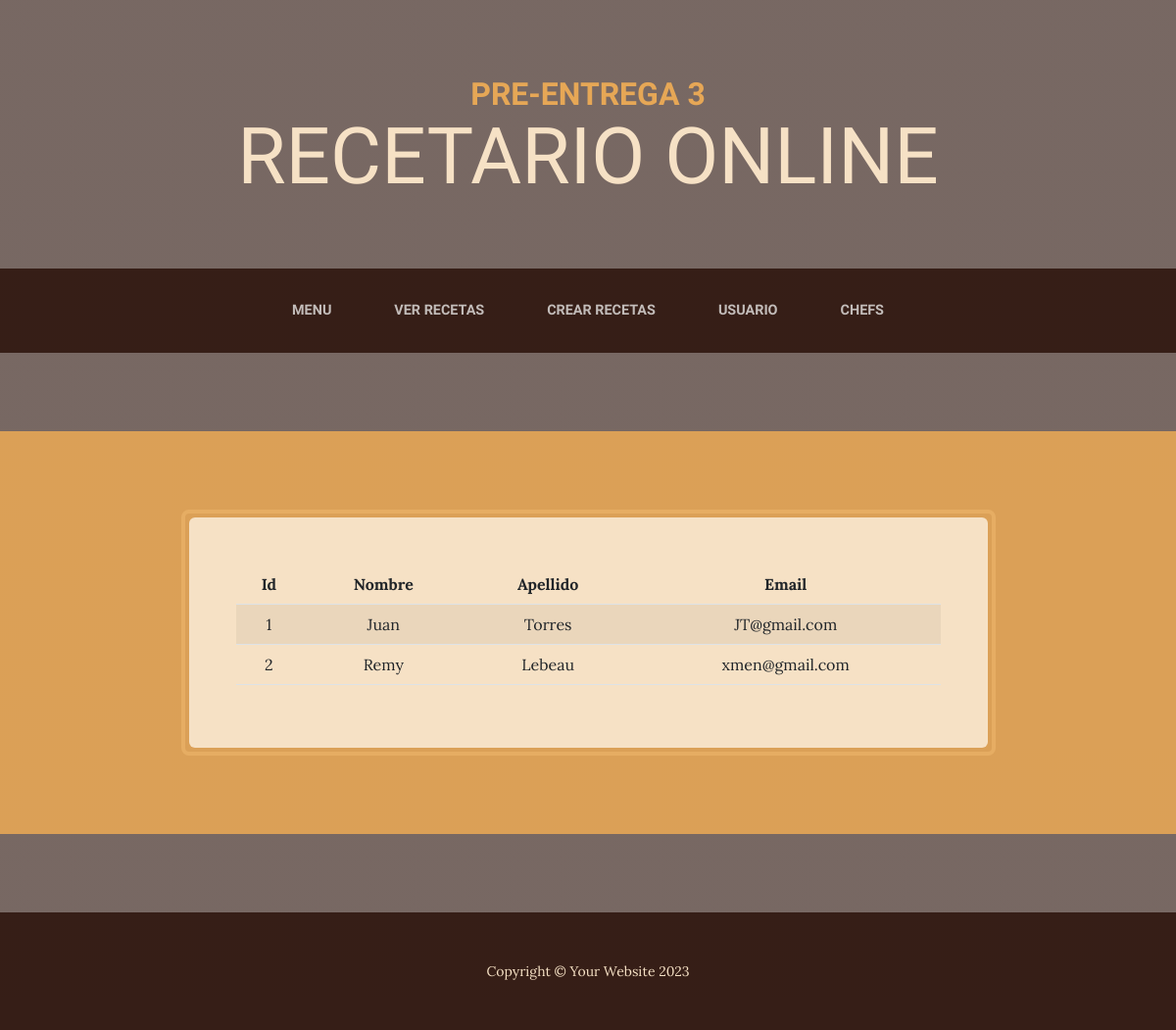
/aplicacion/see_usuarios/, run on an earlier commit of the app's database.
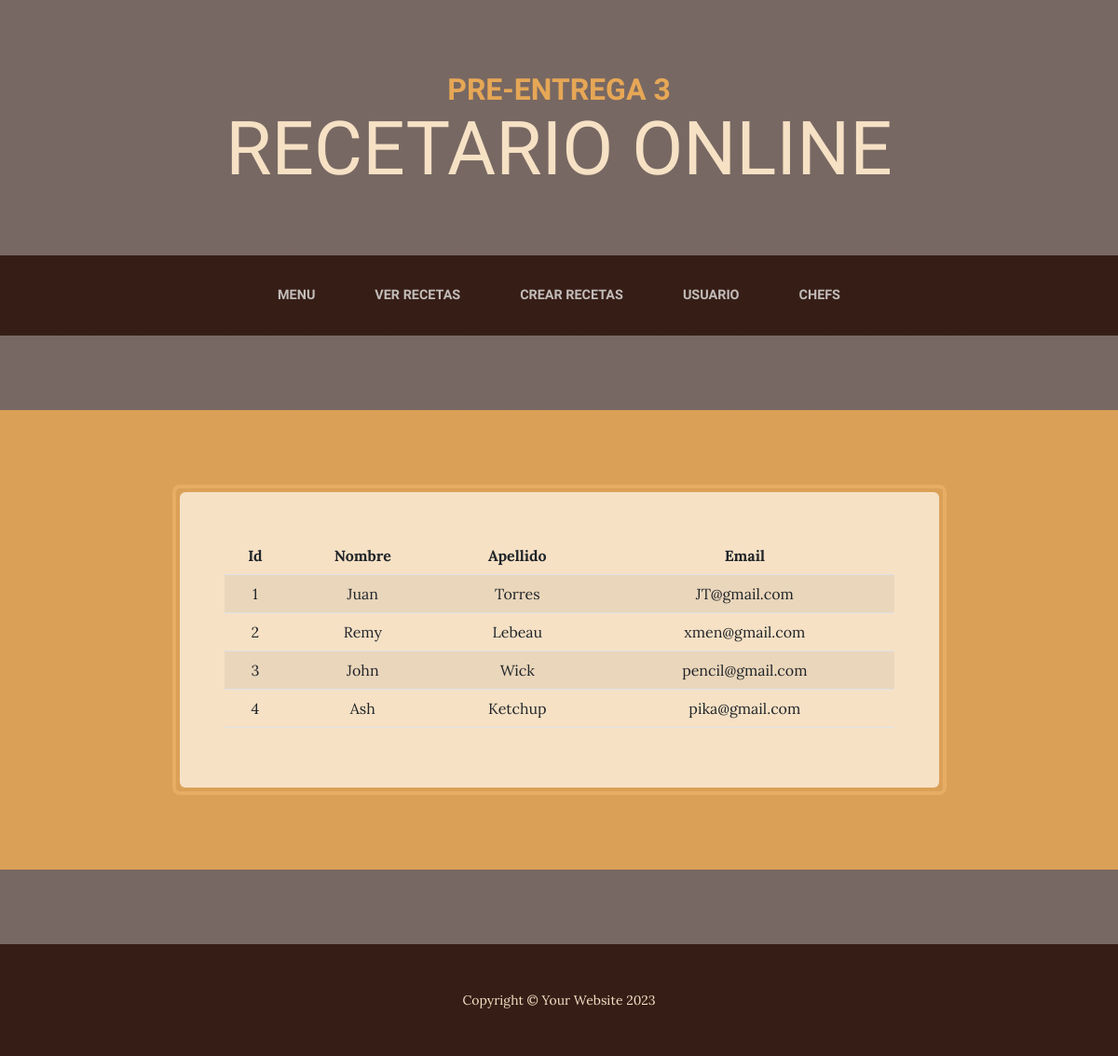
And on a later commit of the database.
### aplicacion/models.py (models this page shows, shortened)
class Usuario(models.Model):
    nombre = models.CharField(max_length=50)
    apellido = models.CharField(max_length=50)
    email = models.EmailField()

### aplicacion/views.py (the view)
# urls.py: path('see_usuarios/', see_usuarios, name="see_usuarios"),
def see_usuarios(request):
    contexto = {'usuarss': Usuario.objects.all()}
    return render(request, "aplicacion/see_usuarios.html", contexto)

### aplicacion/templates/aplicacion/see_usuarios.html
{% extends 'aplicacion/home3.html' %}
{%block usuarss%}
    <table class="table table-striped">
        <thead>
            <tr>
                <th>Id</th>
                <th>Nombre</th>
                <th>Apellido</th>
                <th>Email</th>
            </tr>
        </thead>
        <tbody>
            {% for u in usuarss  %}
                    <tr>
                        <td>{{ u.id }}</td>
                        <td>{{ u.nombre }}</td>
                        <td>{{ u.apellido }}</td>
                        <td>{{ u.email }}</td>
                    </tr>
            {% endfor %}
        </tbody>
    </table>
{%endblock usuarss%}

What changed in the data, as far as the page shows it:
added Usuario: id "3", nombre "John", apellido "Wick", email "pencil@gmail.com"
added Usuario: id "4", nombre "Ash", apellido "Ketchup", email "pika@gmail.com"
